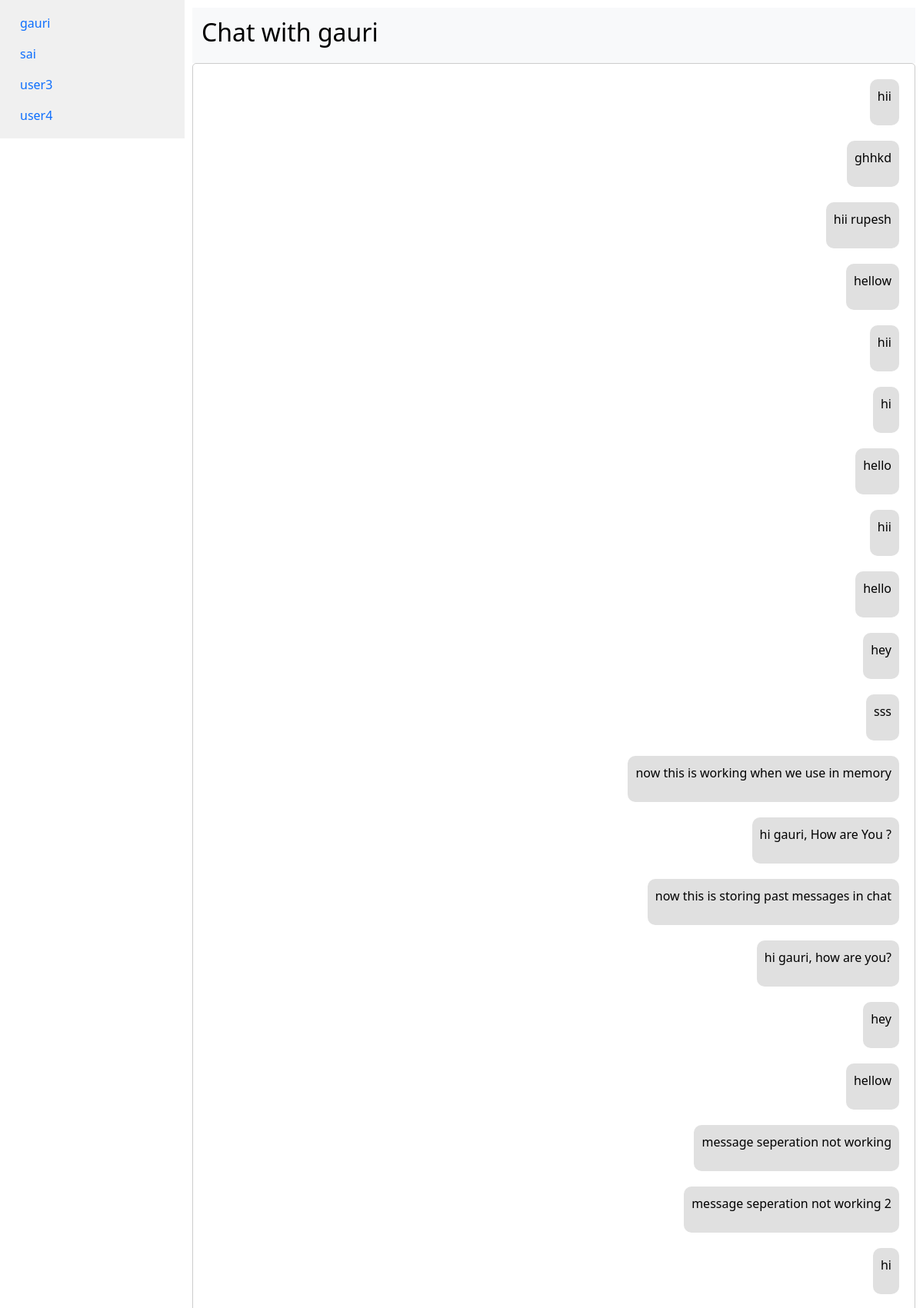
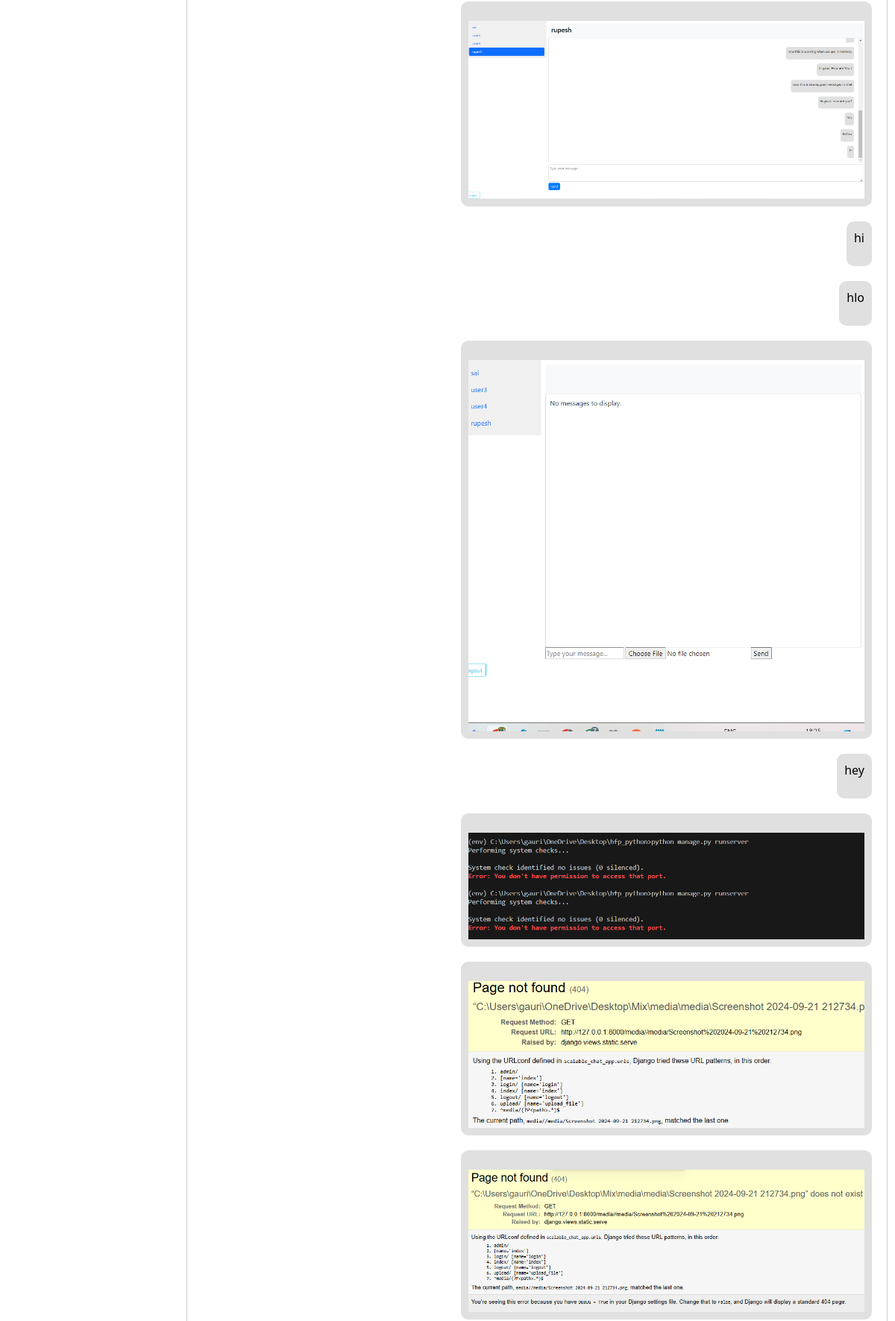
The app's page /?user=gauri (signed in, upper part) with its own data (2 pictures, top to bottom).
### app/models.py (models this page shows, shortened)
class Message(models.Model):
    chat = models.ForeignKey(to=Mychats, on_delete=models.CASCADE, related_name='messages')
    user = models.ForeignKey(to=User, on_delete=models.CASCADE, related_name='received_messages')
    sender = models.ForeignKey(to=User, on_delete=models.CASCADE, related_name='sent_messages', null=True)  # Allow null
    msg = models.TextField()
    attachment = models.FileField(upload_to='attachments/', null=True, blank=True)
    text = models.TextField(blank=True, null=True)
    audio_file = models.FileField(upload_to='audio/', blank=True, null=True)
    timestamp = models.DateTimeField(auto_now_add=True)

### app/views.py (the view)
# urls.py: path('',index,name='index'),
@login_required
def index(request):
    frnd_name = request.GET.get('user', None)
    mychats_data = None
    messages = None
    if frnd_name:
        frnd_ = User.objects.filter(username=frnd_name).first()
        if frnd_:
            mychats_data = Mychats.objects.filter(me=request.user, frnd=frnd_).first()
            if not mychats_data:
                mychats_data = Mychats.objects.filter(me=frnd_, frnd=request.user).first()
            if mychats_data:
                messages = Message.objects.filter(chat=mychats_data).order_by('timestamp')
    frnds = User.objects.exclude(pk=request.user.id)
    return render(request, 'index.html', {
        'my': mychats_data,
        'chats': messages,  # Pass the messages to the template
        'frnds': frnds
    })

### app/templates/index.html (shortened to what this page needs)
<!DOCTYPE html>
<html lang="en">
<head>
    <link href="https://cdn.jsdelivr.net/npm/bootstrap@5.3.2/dist/css/bootstrap.min.css" rel="stylesheet">
</head>
<body>
    <div class="main">
        <div class="d-flex align-items-start chat-container">
            <div class="sidebar">
                <nav class="nav flex-column nav-pills" id="v-pills-tab" role="tablist" aria-orientation="vertical">
                    {% for frnd in frnds %}
                    <a class="nav-link" href="/?user={{frnd.username}}" role="tab" aria-controls="v-pills-home" aria-selected="false">{{frnd.username}}</a>
                    {% endfor %}
                </nav>
            </div>
            <div class="chat-content">
                <div class="navbar bg-body-tertiary">
                    <div class="container-fluid">
                        <a class="navbar-brand" href="#">
                            <h2 id="chat-with-user">Chat with <span id="username"></span> </h2>
                        </a>
                    </div>
                </div>
                <div class="chat-messages">
                    {% if chats %}
                        {% for chat in chats %}
                            {% if chat.user == request.user %}
                                <div class="chat-card">
                                    <p>{{ chat.msg }}</p>
                                    {% if chat.attachment %}
                                    {% with chat.attachment.url|lower as attachment_url %}
                                        {% if attachment_url|slice:"-4:" == ".jpg" or attachment_url|slice:"-4:" == ".png" or attachment_url|slice:"-4:" == ".gif" %}
                                            <img src="{{ chat.attachment.url }}" alt="Image" style="max-width: 100%; height: auto;" />
                                        {% elif attachment_url|slice:"-4:" == ".pdf" %}
                                            <iframe src="{{ chat.attachment.url }}" width="100%" height="600px"></iframe>
                                        {% elif attachment_url|slice:"-4:" == ".txt" %}
                                            <iframe src="{{ chat.attachment.url }}" width="100%" height="300px"></iframe>
                                        {% else %}
                                            <a href="{{ chat.attachment.url }}" target="_blank">Download Attachment</a>
                                        {% endif %}
                                    {% endwith %}
                                    {% endif %}
                                </div>
                            {% endif %}
                        {% endfor %}
                    {% else %}
                        <p>No messages to display.</p>
                    {% endif %}
                </div>
            </div>
        </div>
    </div>
</body>
</html>

### app/templates/index.html (style rules this page uses)
.chat-container { display: flex; }
.sidebar { width: 20%; background-color: #f0f0f0; padding: 10px; }
.chat-content { width: 80%; background-color: #fff; padding: 10px; }
.chat-messages { height: 70vh; overflow-y: auto; border: 1px solid #ccc; border-radius: 5px; padding: 10px; }
.chat-card { background-color: #e0e0e0; color: #000; max-width: 60%; padding: 10px; border-radius: 10px; margin: 10px; clear: both; word-wrap: break-word; float: right; }

### records on screen
Message: msg "hii"
Message: msg "ghhkd"
Message: msg "hii rupesh"
Message: msg "hellow"
Message: msg "hii"
Message: msg "hi"
Message: msg "hello"
Message: msg "hii"
Message: msg "hello"
Message: msg "hey"
Message: msg "sss"
Message: msg "now this is working when we use in memory"
Message: msg "hi gauri, How are You ?"
Message: msg "now this is storing past messages in chat"
Message: msg "hi gauri, how are you?"
Message: msg "hey"
Message: msg "hellow"
Message: msg "message seperation not working"
Message: msg "message seperation not working 2"
Message: msg "hi"
Message: attachment (picture)
Message: msg "hi"
Message: msg "hlo"
Message: attachment (picture)
Message: msg "hey"
Message: attachment (picture)
Message: attachment (picture)
Message: attachment (picture)

### other values on screen
{{ frnd.username }} "gauri"
{{ frnd.username }} "sai"
{{ frnd.username }} "user3"
{{ frnd.username }} "user4"
